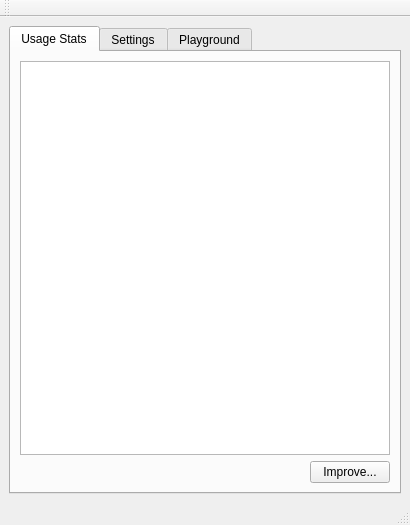
<?xml version="1.0" encoding="UTF-8"?>
<ui version="4.0">
 <class>UserWindow</class>
 <widget class="QMainWindow" name="UserWindow">
  <property name="geometry">
   <rect>
    <x>0</x>
    <y>0</y>
    <width>410</width>
    <height>525</height>
   </rect>
  </property>
  <property name="windowTitle">
   <string>MainWindow</string>
  </property>
  <widget class="QWidget" name="centralwidget">
   <layout class="QGridLayout" name="gridLayout">
    <item row="0" column="0">
     <widget class="QTabWidget" name="main_tw">
      <property name="currentIndex">
       <number>0</number>
      </property>
      <widget class="QWidget" name="stats_tab">
       <attribute name="title">
        <string>Usage Stats</string>
       </attribute>
       <layout class="QGridLayout" name="gridLayout_2">
        <item row="1" column="1">
         <widget class="QPushButton" name="improve_btn">
          <property name="text">
           <string>Improve...</string>
          </property>
         </widget>
        </item>
        <item row="1" column="0">
         <spacer name="horizontalSpacer">
          <property name="orientation">
           <enum>Qt::Horizontal</enum>
          </property>
          <property name="sizeHint" stdset="0">
           <size>
            <width>40</width>
            <height>20</height>
           </size>
          </property>
         </spacer>
        </item>
        <item row="0" column="0" colspan="2">
         <widget class="QTableView" name="stats_tv"/>
        </item>
       </layout>
      </widget>
      <widget class="QWidget" name="settings_tab">
       <attribute name="title">
        <string>Settings</string>
       </attribute>
       <layout class="QGridLayout" name="gridLayout_3">
        <item row="3" column="0" colspan="2">
         <widget class="QGroupBox" name="snippets_gb">
          <property name="title">
           <string>Snippets</string>
          </property>
          <layout class="QGridLayout" name="gridLayout_6">
           <item row="1" column="0">
            <spacer name="horizontalSpacer_3">
             <property name="orientation">
              <enum>Qt::Horizontal</enum>
             </property>
             <property name="sizeHint" stdset="0">
              <size>
               <width>40</width>
               <height>20</height>
              </size>
             </property>
            </spacer>
           </item>
           <item row="0" column="0" colspan="3">
            <widget class="QTableView" name="snippets_tv"/>
           </item>
           <item row="1" column="1">
            <widget class="QPushButton" name="remove_snippet_btn">
             <property name="text">
              <string/>
             </property>
            </widget>
           </item>
           <item row="1" column="2">
            <widget class="QPushButton" name="add_snippet_btn">
             <property name="text">
              <string/>
             </property>
            </widget>
           </item>
          </layout>
         </widget>
        </item>
        <item row="2" column="0" colspan="2">
         <widget class="QGroupBox" name="shortcuts_gb">
          <property name="title">
           <string>Shortcuts</string>
          </property>
          <layout class="QGridLayout" name="gridLayout_4">
           <item row="0" column="0">
            <widget class="QTableView" name="shortcuts_tv"/>
           </item>
          </layout>
         </widget>
        </item>
        <item row="1" column="0" colspan="2">
         <widget class="QGroupBox" name="general_gb">
          <property name="title">
           <string>General</string>
          </property>
          <layout class="QGridLayout" name="gridLayout_7">
           <item row="1" column="3">
            <spacer name="horizontalSpacer_2">
             <property name="orientation">
              <enum>Qt::Horizontal</enum>
             </property>
             <property name="sizeHint" stdset="0">
              <size>
               <width>40</width>
               <height>20</height>
              </size>
             </property>
            </spacer>
           </item>
           <item row="0" column="2">
            <widget class="QLabel" name="label">
             <property name="text">
              <string>Notifications</string>
             </property>
            </widget>
           </item>
           <item row="1" column="2">
            <widget class="QComboBox" name="nw_pos_combo"/>
           </item>
          </layout>
         </widget>
        </item>
       </layout>
      </widget>
      <widget class="QWidget" name="playground_tab">
       <attribute name="title">
        <string>Playground</string>
       </attribute>
       <layout class="QGridLayout" name="gridLayout_5">
        <item row="0" column="0">
         <widget class="QTextEdit" name="playground_te"/>
        </item>
       </layout>
      </widget>
     </widget>
    </item>
   </layout>
  </widget>
  <widget class="QStatusBar" name="statusbar"/>
  <widget class="QToolBar" name="toolBar">
   <property name="windowTitle">
    <string>toolBar</string>
   </property>
   <attribute name="toolBarArea">
    <enum>TopToolBarArea</enum>
   </attribute>
   <attribute name="toolBarBreak">
    <bool>false</bool>
   </attribute>
  </widget>
  <action name="actionLogout">
   <property name="text">
    <string>Log Out</string>
   </property>
   <property name="toolTip">
    <string>Log Out</string>
   </property>
  </action>
  <action name="actionToggleAppState">
   <property name="checkable">
    <bool>true</bool>
   </property>
   <property name="text">
    <string>ToggleAppState</string>
   </property>
   <property name="toolTip">
    <string>Start/Stop</string>
   </property>
  </action>
 </widget>
 <tabstops>
  <tabstop>main_tw</tabstop>
  <tabstop>stats_tv</tabstop>
  <tabstop>shortcuts_tv</tabstop>
  <tabstop>snippets_tv</tabstop>
  <tabstop>playground_te</tabstop>
 </tabstops>
 <resources/>
 <connections/>
</ui>
